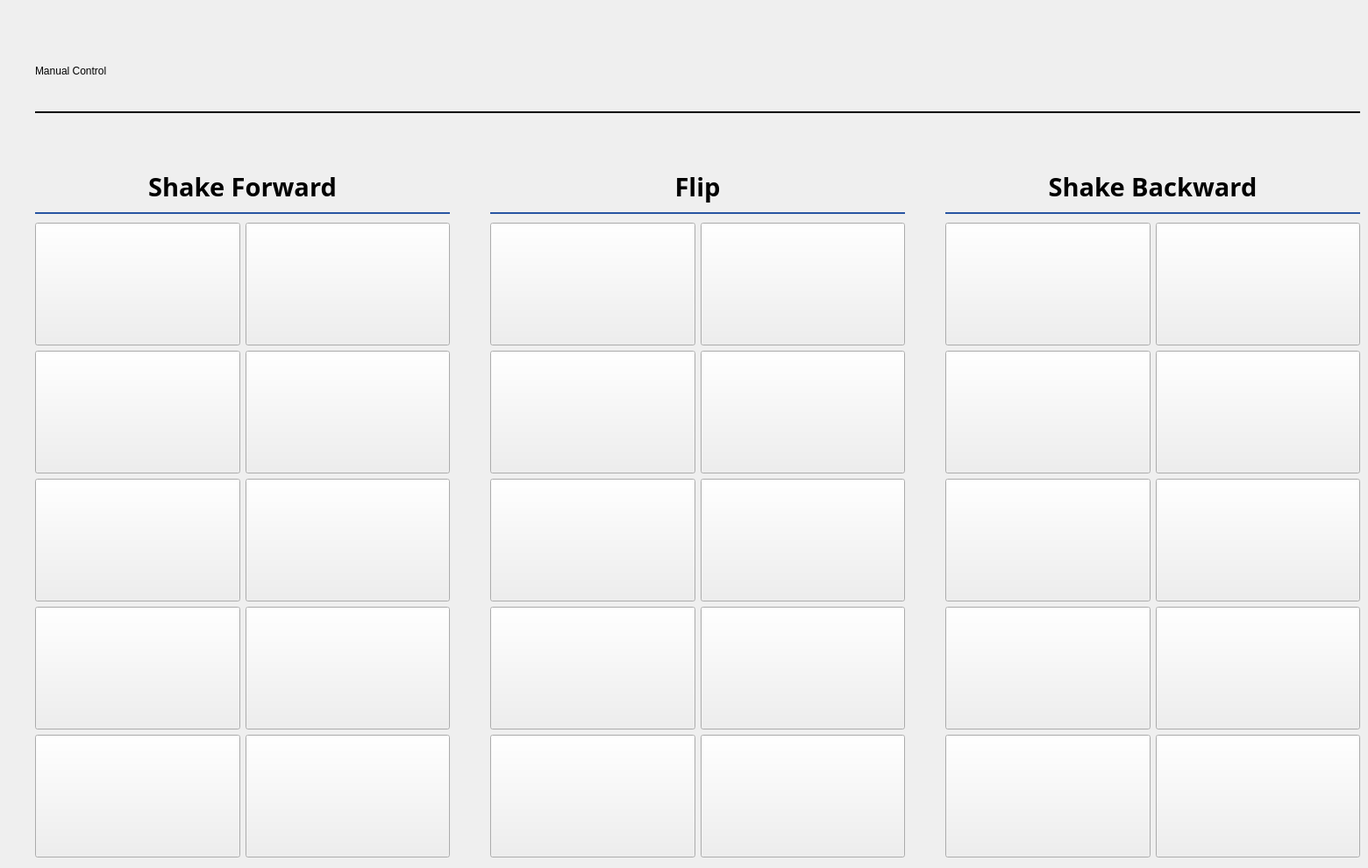
      <widget class="QWidget" name="pageManual">
       <property name="styleSheet">
        <string notr="true">.playbutton{
	margin: 8px;
	padding: 20px;

	border-radius: 15px;
	background-color:  rgb(56, 56, 56);
	border-top: 1.5px solid rgb(30, 30, 30);
	border-left: 2.5px solid rgb(30, 30, 30);
	border-right: 2.5px solid rgb(30, 30, 30);
	border-bottom: 4px solid rgb(30, 30, 30);
}

.playbutton:pressed{
	background-color: rgb(40, 40, 40);
	border-bottom:1.5px solid  rgb(20, 20, 20);
	border-left: 3px solid rgb(20, 20, 20);
	border-right: 3px solid rgb(20, 20, 20);
	border-top: 4px solid rgb(20, 20, 20);
}</string>
       </property>
       <property name="class" stdset="0">
        <string>pagebackground</string>
       </property>
       <widget class="QLabel" name="Titel_4">
        <property name="geometry">
         <rect>
          <x>40</x>
          <y>50</y>
          <width>711</width>
          <height>61</height>
         </rect>
        </property>
        <property name="styleSheet">
         <string notr="true">font: 48pt &quot;Open Sans&quot;;
color: black;</string>
        </property>
        <property name="text">
         <string>Manual Control</string>
        </property>
       </widget>
       <widget class="Line" name="line_24">
        <property name="geometry">
         <rect>
          <x>40</x>
          <y>120</y>
          <width>1511</width>
          <height>16</height>
         </rect>
        </property>
        <property name="styleSheet">
         <string notr="true"/>
        </property>
        <property name="frameShadow">
         <enum>QFrame::Plain</enum>
        </property>
        <property name="lineWidth">
         <number>2</number>
        </property>
        <property name="orientation">
         <enum>Qt::Horizontal</enum>
        </property>
       </widget>
       <widget class="QWidget" name="layoutWidget_2">
        <property name="geometry">
         <rect>
          <x>40</x>
          <y>190</y>
          <width>1511</width>
          <height>791</height>
         </rect>
        </property>
        <layout class="QHBoxLayout" name="horizontalLayout_buttons">
         <item>
          <layout class="QVBoxLayout" name="verticalLayout_8">
           <item>
            <widget class="QLabel" name="label_2">
             <property name="sizePolicy">
              <sizepolicy hsizetype="Preferred" vsizetype="Maximum">
               <horstretch>0</horstretch>
               <verstretch>0</verstretch>
              </sizepolicy>
             </property>
             <property name="font">
              <font>
               <family>Open Sans</family>
               <pointsize>22</pointsize>
               <weight>75</weight>
               <bold>true</bold>
              </font>
             </property>
             <property name="text">
              <string>Shake Forward</string>
             </property>
             <property name="alignment">
              <set>Qt::AlignCenter</set>
             </property>
            </widget>
           </item>
           <item>
            <widget class="Line" name="line_2">
             <property name="styleSheet">
              <string notr="true">color: rgb(40, 85, 162);</string>
             </property>
             <property name="frameShadow">
              <enum>QFrame::Plain</enum>
             </property>
             <property name="lineWidth">
              <number>2</number>
             </property>
             <property name="orientation">
              <enum>Qt::Horizontal</enum>
             </property>
            </widget>
           </item>
           <item>
            <layout class="QGridLayout" name="gridLayout_6">
             <item row="4" column="1">
              <widget class="QPushButton" name="pushButton_49">
               <property name="minimumSize">
                <size>
                 <width>0</width>
                 <height>140</height>
                </size>
               </property>
               <property name="styleSheet">
                <string notr="true">image: url(resources/s5r3.png);</string>
               </property>
               <property name="text">
                <string/>
               </property>
               <property name="class" stdset="0">
                <string>playbutton</string>
               </property>
              </widget>
             </item>
             <item row="1" column="0">
              <widget class="QPushButton" name="pushButton_45">
               <property name="minimumSize">
                <size>
                 <width>0</width>
                 <height>140</height>
                </size>
               </property>
               <property name="styleSheet">
                <string notr="true">image: url(resources/s2r1.png);</string>
               </property>
               <property name="text">
                <string/>
               </property>
               <property name="class" stdset="0">
                <string>playbutton</string>
               </property>
              </widget>
             </item>
             <item row="4" column="0">
              <widget class="QPushButton" name="pushButton_47">
               <property name="minimumSize">
                <size>
                 <width>0</width>
                 <height>140</height>
                </size>
               </property>
               <property name="styleSheet">
                <string notr="true">image: url(resources/s5r1.png);</string>
               </property>
               <property name="text">
                <string/>
               </property>
               <property name="class" stdset="0">
                <string>playbutton</string>
               </property>
              </widget>
             </item>
             <item row="0" column="0">
              <widget class="QPushButton" name="pushButton_52">
               <property name="minimumSize">
                <size>
                 <width>0</width>
                 <height>140</height>
                </size>
               </property>
               <property name="styleSheet">
                <string notr="true">image: url(resources/s1r1.png);</string>
               </property>
               <property name="text">
                <string/>
               </property>
               <property name="class" stdset="0">
                <string>playbutton</string>
               </property>
              </widget>
             </item>
             <item row="1" column="1">
              <widget class="QPushButton" name="pushButton_44">
               <property name="minimumSize">
                <size>
                 <width>0</width>
                 <height>140</height>
                </size>
               </property>
               <property name="styleSheet">
                <string notr="true">image: url(resources/s2r3.png);</string>
               </property>
               <property name="text">
                <string/>
               </property>
               <property name="class" stdset="0">
                <string>playbutton</string>
               </property>
              </widget>
             </item>
             <item row="3" column="1">
              <widget class="QPushButton" name="pushButton_51">
               <property name="minimumSize">
                <size>
                 <width>0</width>
                 <height>140</height>
                </size>
               </property>
               <property name="styleSheet">
                <string notr="true">image: url(resources/s4r3.png);</string>
               </property>
               <property name="text">
                <string/>
               </property>
               <property name="class" stdset="0">
                <string>playbutton</string>
               </property>
              </widget>
             </item>
             <item row="2" column="0">
              <widget class="QPushButton" name="pushButton_48">
               <property name="minimumSize">
                <size>
                 <width>0</width>
                 <height>140</height>
                </size>
               </property>
               <property name="styleSheet">
                <string notr="true">image: url(resources/s3r1.png);</string>
               </property>
               <property name="text">
                <string/>
               </property>
               <property name="class" stdset="0">
                <string>playbutton</string>
               </property>
              </widget>
             </item>
             <item row="0" column="1">
              <widget class="QPushButton" name="pushButton_46">
               <property name="minimumSize">
                <size>
                 <width>0</width>
                 <height>140</height>
                </size>
               </property>
               <property name="styleSheet">
                <string notr="true">image: url(resources/s1r3.png);</string>
               </property>
               <property name="text">
                <string/>
               </property>
               <property name="class" stdset="0">
                <string>playbutton</string>
               </property>
              </widget>
             </item>
             <item row="2" column="1">
              <widget class="QPushButton" name="pushButton_50">
               <property name="minimumSize">
                <size>
                 <width>0</width>
                 <height>140</height>
                </size>
               </property>
               <property name="styleSheet">
                <string notr="true">image: url(resources/s3r3.png);</string>
               </property>
               <property name="text">
                <string/>
               </property>
               <property name="class" stdset="0">
                <string>playbutton</string>
               </property>
              </widget>
             </item>
             <item row="3" column="0">
              <widget class="QPushButton" name="pushButton_43">
               <property name="minimumSize">
                <size>
                 <width>0</width>
                 <height>140</height>
                </size>
               </property>
               <property name="styleSheet">
                <string notr="true">image: url(resources/s4r1.png);</string>
               </property>
               <property name="text">
                <string/>
               </property>
               <property name="class" stdset="0">
                <string>playbutton</string>
               </property>
              </widget>
             </item>
            </layout>
           </item>
          </layout>
         </item>
         <item>
          <spacer name="horizontalSpacer">
           <property name="orientation">
            <enum>Qt::Horizontal</enum>
           </property>
           <property name="sizeType">
            <enum>QSizePolicy::Maximum</enum>
           </property>
           <property name="sizeHint" stdset="0">
            <size>
             <width>40</width>
             <height>20</height>
            </size>
           </property>
          </spacer>
         </item>
         <item>
          <layout class="QVBoxLayout" name="verticalLayout_9">
           <item>
            <widget class="QLabel" name="label_20">
             <property name="sizePolicy">
              <sizepolicy hsizetype="Preferred" vsizetype="Maximum">
               <horstretch>0</horstretch>
               <verstretch>0</verstretch>
              </sizepolicy>
             </property>
             <property name="font">
              <font>
               <family>Open Sans</family>
               <pointsize>22</pointsize>
               <weight>75</weight>
               <bold>true</bold>
              </font>
             </property>
             <property name="text">
              <string>Flip</string>
             </property>
             <property name="alignment">
              <set>Qt::AlignCenter</set>
             </property>
            </widget>
           </item>
           <item>
            <widget class="Line" name="line_3">
             <property name="styleSheet">
              <string notr="true">color: rgb(40, 85, 162);</string>
             </property>
             <property name="frameShadow">
              <enum>QFrame::Plain</enum>
             </property>
             <property name="lineWidth">
              <number>2</number>
             </property>
             <property name="orientation">
              <enum>Qt::Horizontal</enum>
             </property>
            </widget>
           </item>
           <item>
            <layout class="QGridLayout" name="gridLayout_5">
             <item row="0" column="1">
              <widget class="QPushButton" name="pushButton_36">
               <property name="minimumSize">
                <size>
                 <width>0</width>
                 <height>140</height>
                </size>
               </property>
               <property name="styleSheet">
                <string notr="true">image: url(resources/s1r3.png);</string>
               </property>
               <property name="text">
                <string/>
               </property>
               <property name="class" stdset="0">
                <string>playbutton</string>
               </property>
              </widget>
             </item>
             <item row="2" column="1">
              <widget class="QPushButton" name="pushButton_40">
               <property name="minimumSize">
                <size>
                 <width>0</width>
                 <height>140</height>
                </size>
               </property>
               <property name="styleSheet">
                <string notr="true">image: url(resources/s3r3.png);</string>
               </property>
               <property name="text">
                <string/>
               </property>
               <property name="class" stdset="0">
                <string>playbutton</string>
               </property>
              </widget>
             </item>
             <item row="0" column="0">
              <widget class="QPushButton" name="pushButton_42">
               <property name="minimumSize">
                <size>
                 <width>0</width>
                 <height>140</height>
                </size>
               </property>
               <property name="styleSheet">
                <string notr="true">image: url(resources/s1r1.png);</string>
               </property>
               <property name="text">
                <string/>
               </property>
               <property name="class" stdset="0">
                <string>playbutton</string>
               </property>
              </widget>
             </item>
             <item row="1" column="0">
              <widget class="QPushButton" name="pushButton_35">
               <property name="minimumSize">
                <size>
                 <width>0</width>
                 <height>140</height>
                </size>
               </property>
               <property name="styleSheet">
                <string notr="true">image: url(resources/s2r1.png);</string>
               </property>
               <property name="text">
                <string/>
               </property>
               <property name="class" stdset="0">
                <string>playbutton</string>
               </property>
              </widget>
             </item>
             <item row="3" column="1">
              <widget class="QPushButton" name="pushButton_41">
               <property name="minimumSize">
                <size>
                 <width>0</width>
                 <height>140</height>
                </size>
               </property>
               <property name="styleSheet">
                <string notr="true">image: url(resources/s4r3.png);</string>
               </property>
               <property name="text">
                <string/>
               </property>
               <property name="class" stdset="0">
                <string>playbutton</string>
               </property>
              </widget>
             </item>
             <item row="3" column="0">
              <widget class="QPushButton" name="pushButton_33">
               <property name="minimumSize">
                <size>
                 <width>0</width>
                 <height>140</height>
                </size>
               </property>
               <property name="styleSheet">
                <string notr="true">image: url(resources/s4r1.png);</string>
               </property>
               <property name="text">
                <string/>
               </property>
               <property name="class" stdset="0">
                <string>playbutton</string>
               </property>
              </widget>
             </item>
             <item row="2" column="0">
              <widget class="QPushButton" name="pushButton_38">
               <property name="minimumSize">
                <size>
                 <width>0</width>
                 <height>140</height>
                </size>
               </property>
               <property name="styleSheet">
                <string notr="true">image: url(resources/s3r1.png);</string>
               </property>
               <property name="text">
                <string/>
               </property>
               <property name="class" stdset="0">
                <string>playbutton</string>
               </property>
              </widget>
             </item>
             <item row="1" column="1">
              <widget class="QPushButton" name="pushButton_34">
               <property name="minimumSize">
                <size>
                 <width>0</width>
                 <height>140</height>
                </size>
               </property>
               <property name="styleSheet">
                <string notr="true">image: url(resources/s2r3.png);</string>
               </property>
               <property name="text">
                <string/>
               </property>
               <property name="class" stdset="0">
                <string>playbutton</string>
               </property>
              </widget>
             </item>
             <item row="4" column="1">
              <widget class="QPushButton" name="pushButton_39">
               <property name="minimumSize">
                <size>
                 <width>0</width>
                 <height>140</height>
                </size>
               </property>
               <property name="styleSheet">
                <string notr="true">image: url(resources/s5r3.png);</string>
               </property>
               <property name="text">
                <string/>
               </property>
               <property name="class" stdset="0">
                <string>playbutton</string>
               </property>
              </widget>
             </item>
             <item row="4" column="0">
              <widget class="QPushButton" name="pushButton_37">
               <property name="minimumSize">
                <size>
                 <width>0</width>
                 <height>140</height>
                </size>
               </property>
               <property name="styleSheet">
                <string notr="true">image: url(resources/s5r1.png);</string>
               </property>
               <property name="text">
                <string/>
               </property>
               <property name="class" stdset="0">
                <string>playbutton</string>
               </property>
              </widget>
             </item>
            </layout>
           </item>
          </layout>
         </item>
         <item>
          <spacer name="horizontalSpacer_2">
           <property name="orientation">
            <enum>Qt::Horizontal</enum>
           </property>
           <property name="sizeType">
            <enum>QSizePolicy::Maximum</enum>
           </property>
           <property name="sizeHint" stdset="0">
            <size>
             <width>40</width>
             <height>20</height>
            </size>
           </property>
          </spacer>
         </item>
         <item>
          <layout class="QVBoxLayout" name="verticalLayout_10">
           <item>
            <widget class="QLabel" name="label_22">
             <property name="sizePolicy">
              <sizepolicy hsizetype="Preferred" vsizetype="Maximum">
               <horstretch>0</horstretch>
               <verstretch>0</verstretch>
              </sizepolicy>
             </property>
             <property name="font">
              <font>
               <family>Open Sans</family>
               <pointsize>22</pointsize>
               <weight>75</weight>
               <bold>true</bold>
              </font>
             </property>
             <property name="text">
              <string>Shake Backward</string>
             </property>
             <property name="alignment">
              <set>Qt::AlignCenter</set>
             </property>
            </widget>
           </item>
           <item>
            <widget class="Line" name="line_4">
             <property name="styleSheet">
              <string notr="true">color: rgb(40, 85, 162);</string>
             </property>
             <property name="frameShadow">
              <enum>QFrame::Plain</enum>
             </property>
             <property name="lineWidth">
              <number>2</number>
             </property>
             <property name="orientation">
              <enum>Qt::Horizontal</enum>
             </property>
            </widget>
           </item>
           <item>
            <layout class="QGridLayout" name="gridLayout_3">
             <item row="3" column="0">
              <widget class="QPushButton" name="pushButton_23">
               <property name="minimumSize">
                <size>
                 <width>0</width>
                 <height>140</height>
                </size>
               </property>
               <property name="styleSheet">
                <string notr="true">image: url(resources/s4r1.png);</string>
               </property>
               <property name="text">
                <string/>
               </property>
               <property name="class" stdset="0">
                <string>playbutton</string>
               </property>
              </widget>
             </item>
             <item row="1" column="1">
              <widget class="QPushButton" name="pushButton_24">
               <property name="minimumSize">
                <size>
                 <width>0</width>
                 <height>140</height>
                </size>
               </property>
               <property name="styleSheet">
                <string notr="true">image: url(resources/s2r3.png);</string>
               </property>
               <property name="text">
                <string/>
               </property>
               <property name="class" stdset="0">
                <string>playbutton</string>
               </property>
              </widget>
             </item>
             <item row="1" column="0">
              <widget class="QPushButton" name="pushButton_25">
               <property name="minimumSize">
                <size>
                 <width>0</width>
                 <height>140</height>
                </size>
               </property>
               <property name="styleSheet">
                <string notr="true">image: url(resources/s2r1.png);</string>
               </property>
               <property name="text">
                <string/>
               </property>
               <property name="class" stdset="0">
                <string>playbutton</string>
               </property>
              </widget>
             </item>
             <item row="0" column="1">
              <widget class="QPushButton" name="pushButton_26">
               <property name="minimumSize">
                <size>
                 <width>0</width>
                 <height>140</height>
                </size>
               </property>
               <property name="styleSheet">
                <string notr="true">image: url(resources/s1r3.png);</string>
               </property>
               <property name="text">
                <string/>
               </property>
               <property name="class" stdset="0">
                <string>playbutton</string>
               </property>
              </widget>
             </item>
             <item row="4" column="0">
              <widget class="QPushButton" name="pushButton_27">
               <property name="minimumSize">
                <size>
                 <width>0</width>
                 <height>140</height>
                </size>
               </property>
               <property name="styleSheet">
                <string notr="true">image: url(resources/s5r1.png);</string>
               </property>
               <property name="text">
                <string/>
               </property>
               <property name="class" stdset="0">
                <string>playbutton</string>
               </property>
              </widget>
             </item>
             <item row="2" column="0">
              <widget class="QPushButton" name="pushButton_28">
               <property name="minimumSize">
                <size>
                 <width>0</width>
                 <height>140</height>
                </size>
               </property>
               <property name="styleSheet">
                <string notr="true">image: url(resources/s3r1.png);</string>
               </property>
               <property name="text">
                <string/>
               </property>
               <property name="class" stdset="0">
                <string>playbutton</string>
               </property>
              </widget>
             </item>
             <item row="4" column="1">
              <widget class="QPushButton" name="pushButton_29">
               <property name="minimumSize">
                <size>
                 <width>0</width>
                 <height>140</height>
                </size>
               </property>
               <property name="styleSheet">
                <string notr="true">image: url(resources/s5r3.png);</string>
               </property>
               <property name="text">
                <string/>
               </property>
               <property name="class" stdset="0">
                <string>playbutton</string>
               </property>
              </widget>
             </item>
             <item row="2" column="1">
              <widget class="QPushButton" name="pushButton_30">
               <property name="minimumSize">
                <size>
                 <width>0</width>
                 <height>140</height>
                </size>
               </property>
               <property name="styleSheet">
                <string notr="true">image: url(resources/s3r3.png);</string>
               </property>
               <property name="text">
                <string/>
               </property>
               <property name="class" stdset="0">
                <string>playbutton</string>
               </property>
              </widget>
             </item>
             <item row="3" column="1">
              <widget class="QPushButton" name="pushButton_31">
               <property name="minimumSize">
                <size>
                 <width>0</width>
                 <height>140</height>
                </size>
               </property>
               <property name="styleSheet">
                <string notr="true">image: url(resources/s4r3.png);</string>
               </property>
               <property name="text">
                <string/>
               </property>
               <property name="class" stdset="0">
                <string>playbutton</string>
               </property>
              </widget>
             </item>
             <item row="0" column="0">
              <widget class="QPushButton" name="pushButton_32">
               <property name="minimumSize">
                <size>
                 <width>0</width>
                 <height>140</height>
                </size>
               </property>
               <property name="styleSheet">
                <string notr="true">image: url(resources/s1r1.png);</string>
               </property>
               <property name="text">
                <string/>
               </property>
               <property name="class" stdset="0">
                <string>playbutton</string>
               </property>
              </widget>
             </item>
            </layout>
           </item>
          </layout>
         </item>
        </layout>
       </widget>
      </widget>
